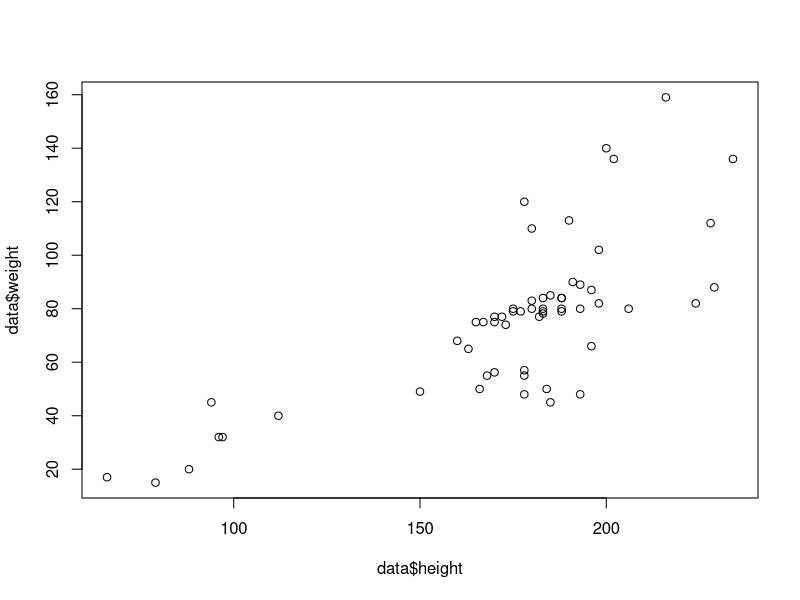

Source code (R):
library(tidyverse)
data <- starwars
head(data)

data <- data %>% 
  select(name, gender, mass, height, hair_color) %>% 
  filter(mass < 400) %>% 
  rename(weight = mass) %>% 
  mutate(gender = recode(gender, "masculine" = "male", "feminine" = "female"))

head(data)


plot(data$height, data$weight)

